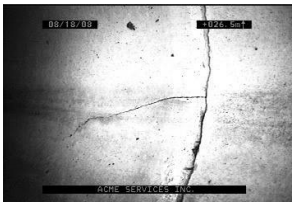
#> input picture Crack1.PNG, 296 x 203 px
$ python CrackDetection.py   (older library calls are emulated)
#> lines starting #> are read from the running program, lines starting #| are printed output that depends on the picture
import numpy as np
import cv2
import matplotlib.pyplot as plt
import matplotlib.image as mpimg

image = mpimg.imread('Crack1.PNG')
#> image is the input picture: shape (203, 296, 4) float32; mean R, G, B, A 0.644, 0.644, 0.644, 1

def abs_sobel_thresh(img, orient='x', thresh_min=0, thresh_max=255):
    # Convert to grayscale
    gray = cv2.cvtColor(img, cv2.COLOR_RGB2GRAY)
    # Apply x or y gradient with the OpenCV Sobel() function
    # and take the absolute value
    if orient == 'x':
        abs_sobel = np.absolute(cv2.Sobel(gray, cv2.CV_64F, 1, 0))
    if orient == 'y':
        abs_sobel = np.absolute(cv2.Sobel(gray, cv2.CV_64F, 0, 1))
    # Rescale back to 8 bit integer
    scaled_sobel = np.uint8(255*abs_sobel/np.max(abs_sobel))
    # Create a copy and apply the threshold
    binary_output = np.zeros_like(scaled_sobel)
    # Here I'm using inclusive (>=, <=) thresholds, but exclusive is ok too
    binary_output[(scaled_sobel >= thresh_min) & (scaled_sobel <= thresh_max)] = 1

    # Return the result
    return binary_output


# Define a function that applies Sobel x and y,
# then computes the direction of the gradient
# and applies a threshold.
def dir_threshold(img, sobel_kernel=3, thresh=(0, np.pi / 2)):
    sobelx = cv2.Sobel(img, cv2.CV_64F, 1, 0, ksize=sobel_kernel)
    sobely = cv2.Sobel(img, cv2.CV_64F, 0, 1, ksize=sobel_kernel)

    absgraddir = np.arctan2(np.absolute(sobely), np.absolute(sobelx))
    binary_output = np.zeros_like(absgraddir)
    binary_output[(absgraddir >= thresh[0]) & (absgraddir <= thresh[1])] = 1

    # Return the binary image
    return binary_output


def mag_thresh(img, sobel_kernel=3, mag_thresh=(0, 255)):
    # Apply the following steps to img
    # 1) Convert to grayscale
    gray = img#cv2.cvtColor(img, cv2.COLOR_RGB2GRAY)
    # 2) Take the gradient in x and y separately
    abs_sobelx = np.absolute(cv2.Sobel(gray, cv2.CV_64F, 1, 0))
    abs_sobely = np.absolute(cv2.Sobel(gray, cv2.CV_64F, 0, 1))
    # 3) Calculate the magnitude
    grad_magnitude = np.sqrt(abs_sobelx ** 2 + abs_sobely ** 2)
    # 4) Scale to 8-bit (0 - 255) and convert to type = np.uint8
    scaled_sobel = np.uint8(255 * grad_magnitude / np.max(grad_magnitude))
    # 5) Create a binary mask where mag thresholds are met
    sxbinary = np.zeros_like(scaled_sobel)
    sxbinary[(scaled_sobel >= mag_thresh[0]) & (scaled_sobel <= mag_thresh[1])] = 1
    # 6) Return this mask as your binary_output image
    return sxbinary

def sobelCombined(sx_binary,sy_binary, dir_binary,mag_binary):
    combined = np.zeros_like(dir_binary)
    combined[((sx_binary == 1) & (sy_binary == 1)) | ((mag_binary == 1) & (dir_binary == 1))] = 1
    return combined

# Run the function
sx_binary = abs_sobel_thresh(image, orient='x', thresh_min=10, thresh_max=100)
#> in abs_sobel_thresh, `abs_sobel = np.absolute(cv2.Sobel(gray, cv2.CV_64F, 1, 0))`:
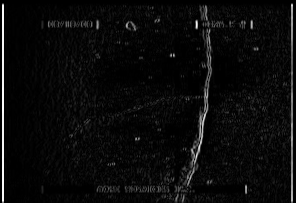
#> abs_sobel: shape (203, 296) float64; min 0, max 3.85, mean 0.168; drawn with min black and max white
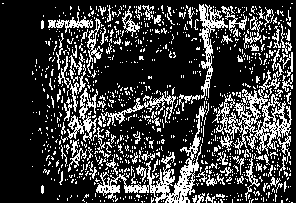
#> sx_binary: shape (203, 296); values 0 (black) and 1 (white), 23.5% white in thin lines or dots
sy_binary = abs_sobel_thresh(image, orient='y', thresh_min=60, thresh_max=100)
#> call 2 of abs_sobel_thresh, with orient = 'y', thresh_min = 60, thresh_max = 100
#> in abs_sobel_thresh (call 2), `abs_sobel = np.absolute(cv2.Sobel(gray, cv2.CV_64F, 0, 1))`:
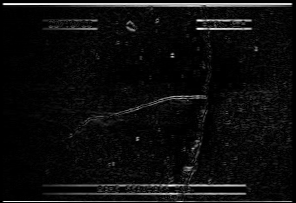
#> abs_sobel: shape (203, 296) float64; min 0, max 3.88, mean 0.205; drawn with min black and max white
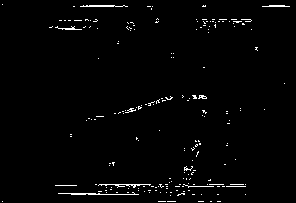
#> sy_binary: shape (203, 296); values 0 (black) and 1 (white), 1.7% white in thin lines or dots

# apply gradient direction threshold so that only edges closer to vertical are detected.
dir_binary = dir_threshold(image, sobel_kernel=15, thresh=(.65, 1.05))
#> in dir_threshold, `sobelx = cv2.Sobel(img, cv2.CV_64F, 1, 0, ksize=sobel_kernel)`:
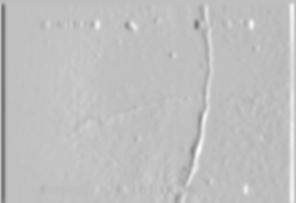
#> sobelx: shape (203, 296, 4) float64; mean R, G, B, A 61726, 61726, 61726, 0; transparent parts drawn white
#> in dir_threshold, `sobely = cv2.Sobel(img, cv2.CV_64F, 0, 1, ksize=sobel_kernel)`:
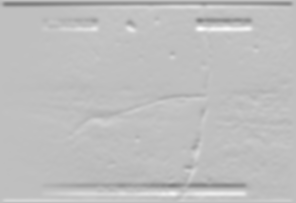
#> sobely: shape (203, 296, 4) float64; mean R, G, B, A -280223.5, -280223.5, -280223.5, 0; transparent parts drawn white
mag_binary = mag_thresh(image, sobel_kernel=15, mag_thresh=(40, 100))

print(sx_binary.shape,sy_binary.shape,dir_binary.shape,mag_binary.shape)
#| (203, 296) (203, 296) (203, 296, 4) (203, 296, 4)
#> (the run stopped early here; a loop or call above may not have finished)
